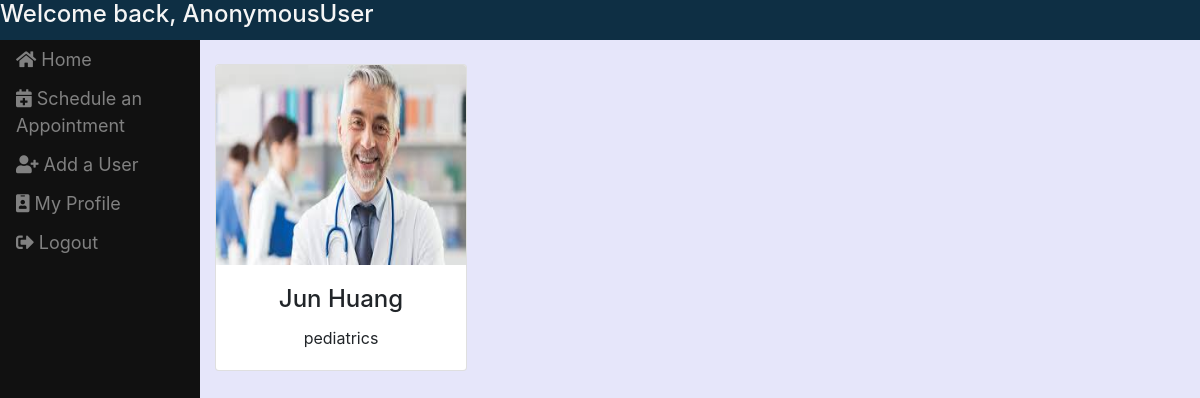
The page /assistant/doctors/ on the database as committed earlier.
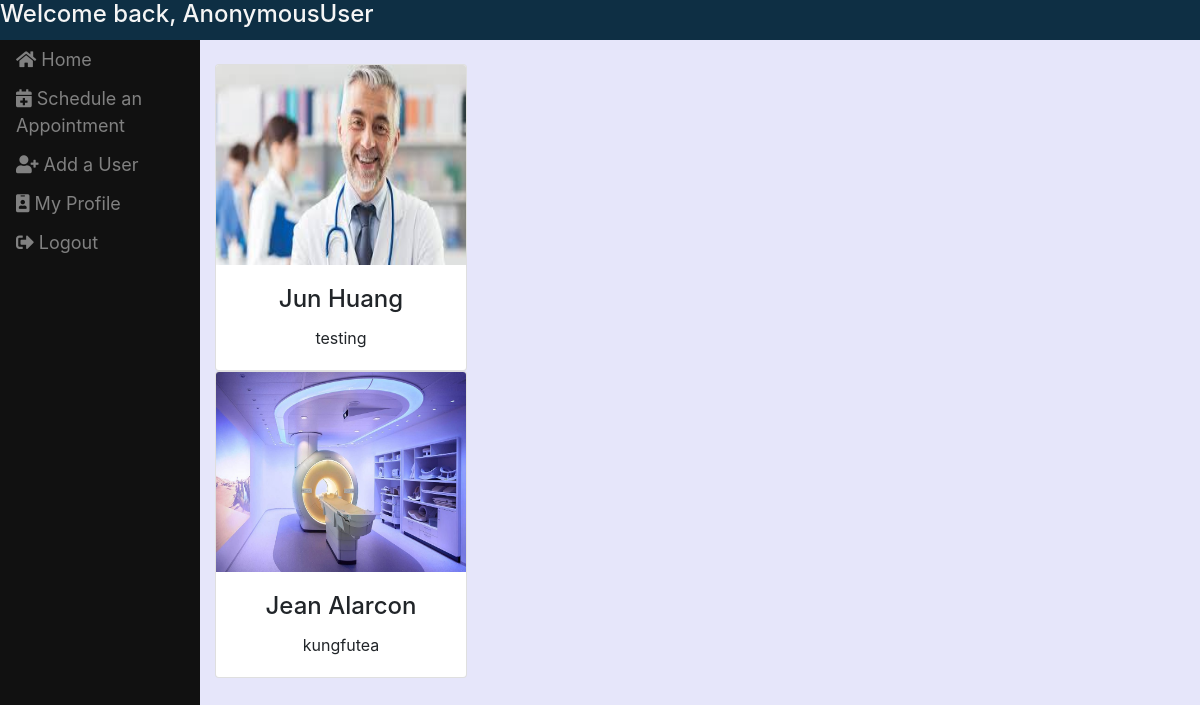
The same page on the database as committed later.
### scheduling/models.py (models this page shows, shortened)
class Doctor(models.Model):
    upin = models.AutoField(primary_key=True) #unique physician identification number
    user = models.OneToOneField(User, on_delete=models.CASCADE) #user id
    user.user_type = "doctor"
    specialty = models.CharField(max_length=20)
    picture = models.ImageField(upload_to = 'doctors')

class User(AbstractUser):
    users = (
        ('doctor', 'Doctor'),
        ('patient', 'Patient'),
        ('assistant', 'Assistant'),
    )
    user_type = models.CharField(choices=users, max_length=9)
    def __str__(self):
        return self.first_name  + " " + self.last_name

### scheduling/views.py (the view)
# urls.py: path('doctors/', views.doctors, name='all_doctors'),
def doctors(request):
    doctors = Doctor.objects.all()
    args = {"doctors" : doctors}
    return render(request, 'scheduling/view_doctors.html', args)

### scheduling/templates/scheduling/view_doctors.html
{% extends 'scheduling/dashboard_template.html' %}
{% load static %}
{% load staticfiles %}
{% load crispy_forms_tags %}
{% block content %}
{% if user.is_authenticated and user.user_type != "patient" or user.user_type != "doctor" %}
<div id="topbar">
      <h4>Welcome back, {{user}}</h4>
</div>
<div class="row container-fluid">
    <div class="col-sm-2 sidebar">
        <div id="sidebar">
            <a href="{% url 'assistant_portal' %}"><i class="fa fa-home"></i> Home</a>
            <a href="{% url 'make_appointments' %}"><i class="fa fa-calendar-plus"></i> Schedule an Appointment</a>
            <a href="{% url 'add_user' %}"><i class="fa fa-user-plus"></i> Add a User</a>
            <a href="{% url 'edit_profile' %}"><i class="fa fa-id-badge"></i> My Profile</a>
            <a href="{%url 'logout' %}"> <i class="fas fa-sign-out-alt"></i> Logout </a>
        </div>
    </div>
    <div class="col-sm-10">
        <br>
        <div id="main_content">
            {% for doctor in doctors %}
            <div class="card">
                <img class="card-img-top" src="{{ doctor.picture.url }}">
                <div class="card-body center">
                    <h4 class="card-title">{{ doctor.user }}</h4>
                    <p class="card-text">{{ doctor.specialty }}</p>
                </div>
            </div>
            <br>
            {% endfor %}
        </div>
    </div>
</div>
{% else %}
{% url index %}
{% endif %}
{% endblock %}

Rows that differ between the two databases and show on the page:
changed Doctor "Jun Huang": specialty "pediatrics" → "testing"
added Doctor: picture (picture), user "Jean Alarcon", specialty "kungfutea"
